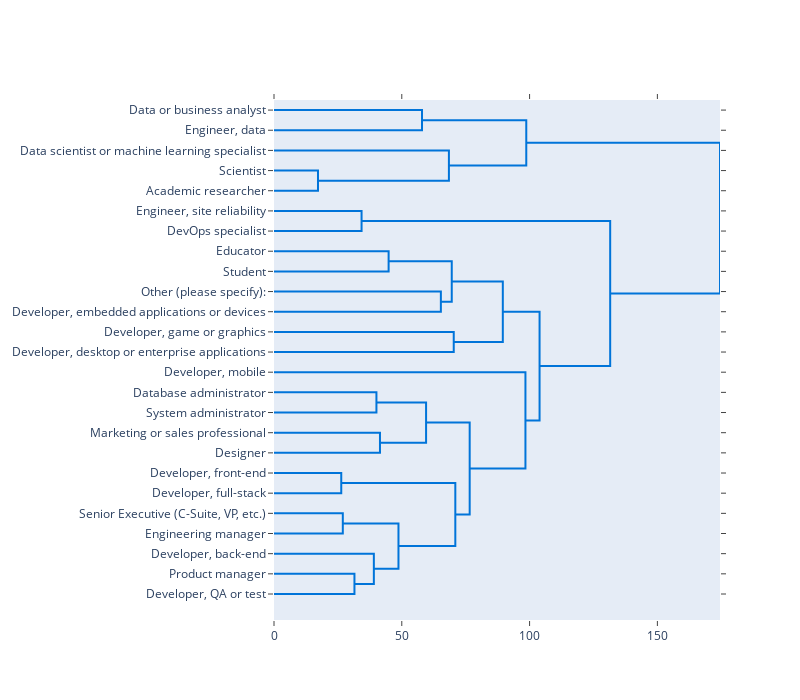

Notebook source saved alongside this figure:
### Code cell
#Jobs dendogram
fig = create_dendrogram(skills,labels=sorted_roles , orientation="left" , color_threshold=0)
fig.update_layout(height = 700 , width=800 ,showlegend=False)
fig.show()

### Figure 1 — Plotly figure (JSON) as saved in the notebook; plotly's stock layout.template omitted (floating-point values rounded to 4 significant figures)
{"data": [{"hoverinfo": "text", "marker": {"color": "rgb(0,116,217)"}, "mode": "lines", "type": "scatter", "x": [0.0, 57.91, 57.91, 0.0], "xaxis": "x", "y": [-5.0, -5.0, -15.0, -15.0], "yaxis": "y"}, {"hoverinfo": "text", "marker": {"color": "rgb(0,116,217)"}, "mode": "lines", "type": "scatter", "x": [0.0, 17.21, 17.21, 0.0], "xaxis": "x", "y": [-35.0, -35.0, -45.0, -45.0], "yaxis": "y"}, {"hoverinfo": "text", "marker": {"color": "rgb(0,116,217)"}, "mode": "lines", "type": "scatter", "x": [0.0, 68.43, 68.43, 17.21], "xaxis": "x", "y": [-25.0, -25.0, -40.0, -40.0], "yaxis": "y"}, {"hoverinfo": "text", "marker": {"color": "rgb(0,116,217)"}, "mode": "lines", "type": "scatter", "x": [57.91, 98.7, 98.7, 68.43], "xaxis": "x", "y": [-10.0, -10.0, -32.5, -32.5], "yaxis": "y"}, {"hoverinfo": "text", "marker": {"color": "rgb(0,116,217)"}, "mode": "lines", "type": "scatter", "x": [0.0, 34.26, 34.26, 0.0], "xaxis": "x", "y": [-55.0, -55.0, -65.0, -65.0], "yaxis": "y"}, {"hoverinfo": "text", "marker": {"color": "rgb(0,116,217)"}, "mode": "lines", "type": "scatter", "x": [0.0, 44.85, 44.85, 0.0], "xaxis": "x", "y": [-75.0, -75.0, -85.0, -85.0], "yaxis": "y"}, {"hoverinfo": "text", "marker": {"color": "rgb(0,116,217)"}, "mode": "lines", "type": "scatter", "x": [0.0, 65.29, 65.29, 0.0], "xaxis": "x", "y": [-95.0, -95.0, -105.0, -105.0], "yaxis": "y"}, {"hoverinfo": "text", "marker": {"color": "rgb(0,116,217)"}, "mode": "lines", "type": "scatter", "x": [44.85, 69.55, 69.55, 65.29], "xaxis": "x", "y": [-80.0, -80.0, -100.0, -100.0], "yaxis": "y"}, {"hoverinfo": "text", "marker": {"color": "rgb(0,116,217)"}, "mode": "lines", "type": "scatter", "x": [0.0, 70.33, 70.33, 0.0], "xaxis": "x", "y": [-115.0, -115.0, -125.0, -125.0], "yaxis": "y"}, {"hoverinfo": "text", "marker": {"color": "rgb(0,116,217)"}, "mode": "lines", "type": "scatter", "x": [69.55, 89.53, 89.53, 70.33], "xaxis": "x", "y": [-90.0, -90.0, -120.0, -120.0], "yaxis": "y"}, {"hoverinfo": "text", "marker": {"color": "rgb(0,116,217)"}, "mode": "lines", "type": "scatter", "x": [0.0, 40.08, 40.08, 0.0], "xaxis": "x", "y": [-145.0, -145.0, -155.0, -155.0], "yaxis": "y"}, {"hoverinfo": "text", "marker": {"color": "rgb(0,116,217)"}, "mode": "lines", "type": "scatter", "x": [0.0, 41.46, 41.46, 0.0], "xaxis": "x", "y": [-165.0, -165.0, -175.0, -175.0], "yaxis": "y"}, {"hoverinfo": "text", "marker": {"color": "rgb(0,116,217)"}, "mode": "lines", "type": "scatter", "x": [40.08, 59.5, 59.5, 41.46], "xaxis": "x", "y": [-150.0, -150.0, -170.0, -170.0], "yaxis": "y"}, {"hoverinfo": "text", "marker": {"color": "rgb(0,116,217)"}, "mode": "lines", "type": "scatter", "x": [0.0, 26.31, 26.31, 0.0], "xaxis": "x", "y": [-185.0, -185.0, -195.0, -195.0], "yaxis": "y"}, {"hoverinfo": "text", "marker": {"color": "rgb(0,116,217)"}, "mode": "lines", "type": "scatter", "x": [0.0, 26.92, 26.92, 0.0], "xaxis": "x", "y": [-205.0, -205.0, -215.0, -215.0], "yaxis": "y"}, {"hoverinfo": "text", "marker": {"color": "rgb(0,116,217)"}, "mode": "lines", "type": "scatter", "x": [0.0, 31.48, 31.48, 0.0], "xaxis": "x", "y": [-235.0, -235.0, -245.0, -245.0], "yaxis": "y"}, {"hoverinfo": "text", "marker": {"color": "rgb(0,116,217)"}, "mode": "lines", "type": "scatter", "x": [0.0, 39.07, 39.07, 31.48], "xaxis": "x", "y": [-225.0, -225.0, -240.0, -240.0], "yaxis": "y"}, {"hoverinfo": "text", "marker": {"color": "rgb(0,116,217)"}, "mode": "lines", "type": "scatter", "x": [26.92, 48.7, 48.7, 39.07], "xaxis": "x", "y": [-210.0, -210.0, -232.5, -232.5], "yaxis": "y"}, {"hoverinfo": "text", "marker": {"color": "rgb(0,116,217)"}, "mode": "lines", "type": "scatter", "x": [26.31, 70.94, 70.94, 48.7], "xaxis": "x", "y": [-190.0, -190.0, -221.2, -221.2], "yaxis": "y"}, {"hoverinfo": "text", "marker": {"color": "rgb(0,116,217)"}, "mode": "lines", "type": "scatter", "x": [59.5, 76.56, 76.56, 70.94], "xaxis": "x", "y": [-160.0, -160.0, -205.6, -205.6], "yaxis": "y"}, {"hoverinfo": "text", "marker": {"color": "rgb(0,116,217)"}, "mode": "lines", "type": "scatter", "x": [0.0, 98.38, 98.38, 76.56], "xaxis": "x", "y": [-135.0, -135.0, -182.8, -182.8], "yaxis": "y"}, {"hoverinfo": "text", "marker": {"color": "rgb(0,116,217)"}, "mode": "lines", "type": "scatter", "x": [89.53, 103.9, 103.9, 98.38], "xaxis": "x", "y": [-105.0, -105.0, -158.9, -158.9], "yaxis": "y"}, {"hoverinfo": "text", "marker": {"color": "rgb(0,116,217)"}, "mode": "lines", "type": "scatter", "x": [34.26, 131.5, 131.5, 103.9], "xaxis": "x", "y": [-60.0, -60.0, -132.0, -132.0], "yaxis": "y"}, {"hoverinfo": "text", "marker": {"color": "rgb(0,116,217)"}, "mode": "lines", "type": "scatter", "x": [98.7, 174.5, 174.5, 131.5], "xaxis": "x", "y": [-21.25, -21.25, -95.98, -95.98], "yaxis": "y"}], "layout": {"autosize": false, "height": 700, "hovermode": "closest", "showlegend": false, "width": 800, "xaxis": {"mirror": "allticks", "rangemode": "tozero", "showgrid": false, "showline": true, "showticklabels": true, "ticks": "outside", "type": "linear", "zeroline": false}, "yaxis": {"mirror": "allticks", "rangemode": "tozero", "showgrid": false, "showline": true, "showticklabels": true, "tickmode": "array", "ticks": "outside", "ticktext": ["Data or business analyst", "Engineer, data", "Data scientist or machine learning specialist", "Scientist", "Academic researcher", "Engineer, site reliability", "DevOps specialist", "Educator", "Student", "Other (please specify):", "Developer, embedded applications or devices", "Developer, game or graphics", "Developer, desktop or enterprise applications", "Developer, mobile", "Database administrator", "System administrator", "Marketing or sales professional", "Designer", "Developer, front-end", "Developer, full-stack", "Senior Executive (C-Suite, VP, etc.)", "Engineering manager", "Developer, back-end", "Product manager", "Developer, QA or test"], "tickvals": [-5, -15, -25, -35, -45, -55, -65, -75, -85, -95, -105, -115, -125, -135, -145, -155, -165, -175, -185, -195, -205, -215, -225, -235, -245], "type": "linear", "zeroline": false}}}
